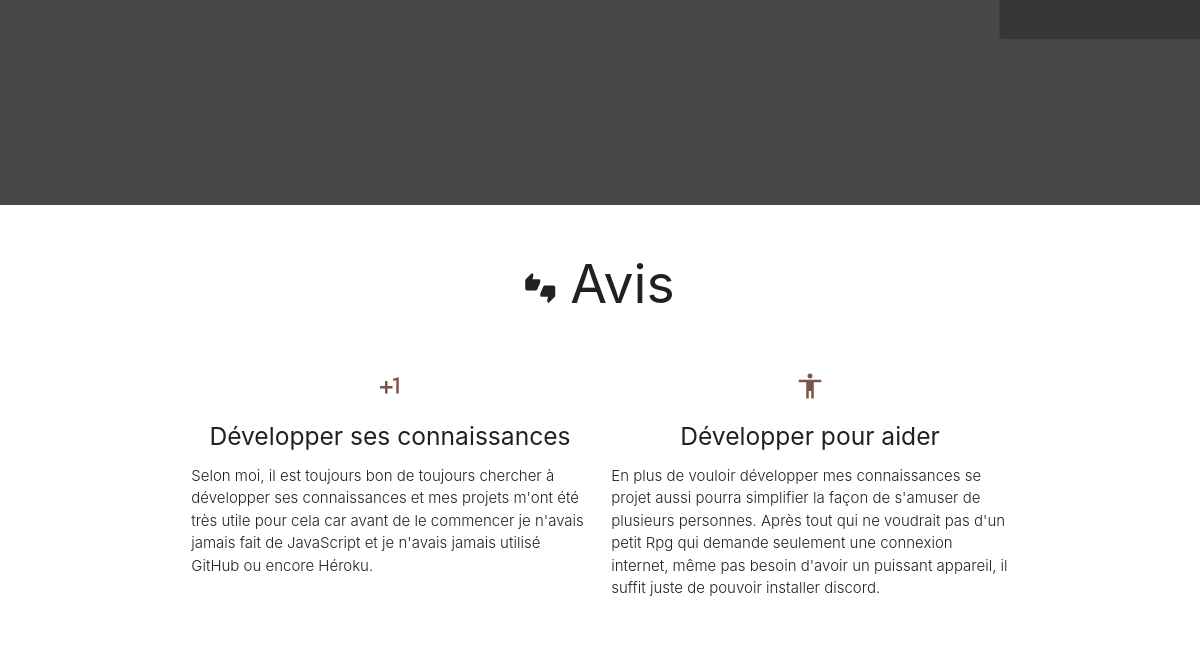
/projet.php?projet=3 (lower part), run on an earlier commit of the app's database.
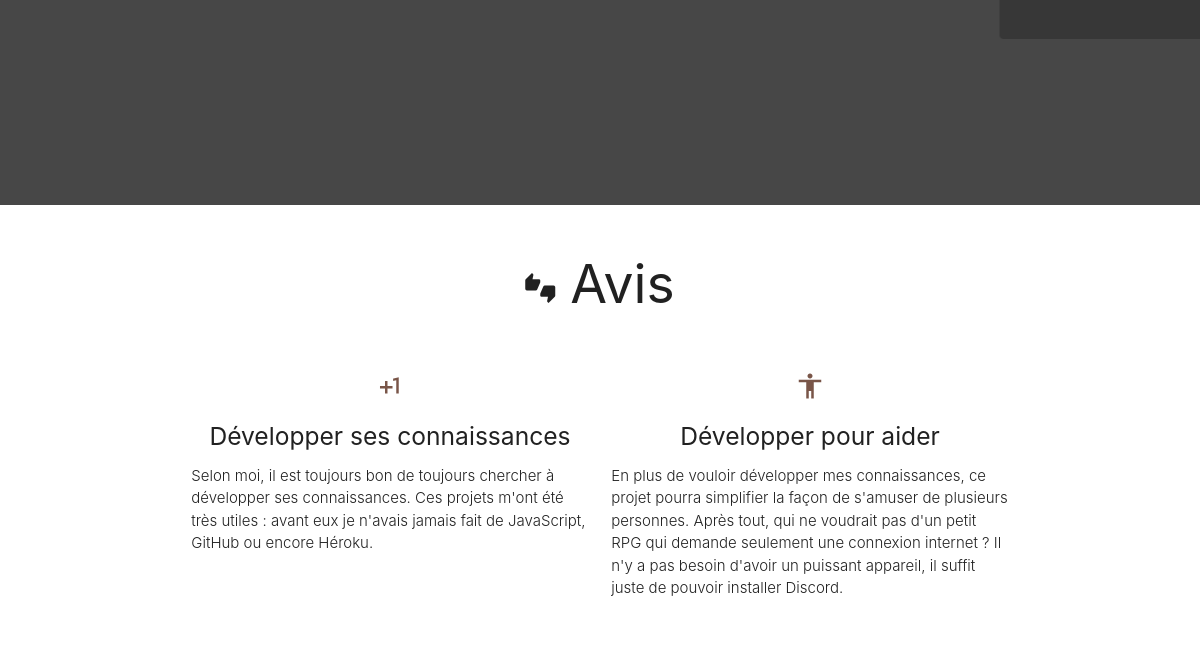
And on a later commit of the database.
### tables this page shows
CREATE TABLE IF NOT EXISTS `parallax` (
  `parallax_id` int(11) NOT NULL AUTO_INCREMENT,
  `page_id` int(11) NOT NULL,
  `order` int(11) NOT NULL,
  `parallax_link` varchar(255) NOT NULL,
  PRIMARY KEY (`parallax_id`)
);

CREATE TABLE IF NOT EXISTS `avis` (
  `avis_id` int(11) NOT NULL AUTO_INCREMENT,
  `page_id` int(11) NOT NULL,
  `order` int(11) NOT NULL,
  `title_avis` varchar(255) NOT NULL,
  `description_avis` text NOT NULL,
  `logo_avis` varchar(255) NOT NULL,
  `typeLogo_avis` varchar(50) NOT NULL,
  PRIMARY KEY (`avis_id`)
);

### parallax_data.php (called while the page is built, shortened)
<?php
require_once "config.php";
$requete1 = 'SELECT * FROM parallax where page_id ='. $_GET['projet'].' AND `order` = 3';
$resultat = $pdo->prepare($requete1);
$resultat->execute();
$resultatParallaxBot = current($resultat->fetchAll(PDO::FETCH_ASSOC));
?>

### avis_data.php (called while the page is built, shortened)
<?php
require_once "config.php";
$requete1 = 'SELECT * FROM avis where page_id ='. $_GET['projet'].' ORDER BY `order`';
$resultat = $pdo->prepare($requete1);
$resultat->execute();
$resultatAviss = $resultat->fetchAll(PDO::FETCH_ASSOC);
?>

### projet.php (the view, shortened to what this page needs)
<html lang="fr">
<head>
  <link type="text/css" rel="stylesheet" href="css/materialize.css" media="screen,projection" />
  <link rel="stylesheet" href="css/style.css">
</head>
<body>
  <?php require_once "navbar.php" ?>
  <?php require "avis_data.php"?>
  <?php require "objectifs_data.php"?>
  <?php require "parallax_data.php"?>
  <div class="parallax-container">
    <div class="parallax">
      <img src=<?php echo $resultatParallaxBot ['parallax_link']; ?>>
    </div>
  </div>
  <div class="section white">
    <div class="row container">
      <h2 class="center" id="Opinion"><i class="small material-icons">thumbs_up_down</i> Avis</h2>
      <?php foreach ($resultatAviss as $resultatAvis): ?>
        <div class="col s12 m12 <?php echo count($resultatAviss)>2?'l4':'l6' ?> ">
          <div class="icon-block">
            <h2 class="center brown-text"><?php if ($resultatAvis['typeLogo_avis']=="image") :
              echo '<img src="'.$resultatAvis['logo_avis'].'">';
              elseif ($resultatAvis['typeLogo_avis']=="icon") :
                echo '<i class="small material-icons">'.$resultatAvis['logo_avis'].'</i>';
                endif
                ?></h2>
            <h5 class="center"><?php echo $resultatAvis['title_avis']; ?></h5>
            <p class="light"><?php echo $resultatAvis['description_avis']; ?></p>
          </div>
        </div>
      <?php endforeach; ?>
    </div>
  </div>
  <?php require_once "modals.php" ?>
</body>
</html>

### navbar.php (shortened to what this page needs)
<link type="text/css" rel="stylesheet" href="css/materialize.css" media="screen,projection" />
<link rel="stylesheet" href="css/style.css">

### modals.php (shortened to what this page needs)
<!DOCTYPE html>
<html lang="en" dir="ltr">
  <head>
  </head>
  <body>
  </body>
</html>

What changed in the data, as far as the page shows it:
changed avis "Développer ses connaissances": description_avis "…chercher à développer ses connaissances et mes projets m'ont été très utile pour cela car avant de le commencer je n'avais jamais fait de JavaScript et je n'avais jamais utilisé GitHub ou encore Héroku." → "…chercher à développer ses connaissances. Ces projets m'ont été très utiles : avant eux je n'avais jamais fait de JavaScript, GitHub ou encore Héroku."
changed avis "Développer pour aider": description_avis "…de vouloir développer mes connaissances se projet aussi pourra simplifier la façon de s'amuser de plusieurs personnes. Après tout qui ne voudrait pas d'un petit Rpg qui demande seulement une connexion internet, même pas besoin d'avoir un puissant appareil, il suffit juste de pouvoir installer discord." → "…de vouloir développer mes connaissances, ce projet pourra simplifier la façon de s'amuser de plusieurs personnes. Après tout, qui ne voudrait pas d'un petit RPG qui demande seulement une connexion internet ? Il n'y a pas besoin d'avoir un puissant appareil, il suffit juste de pouvoir installer Discord."
